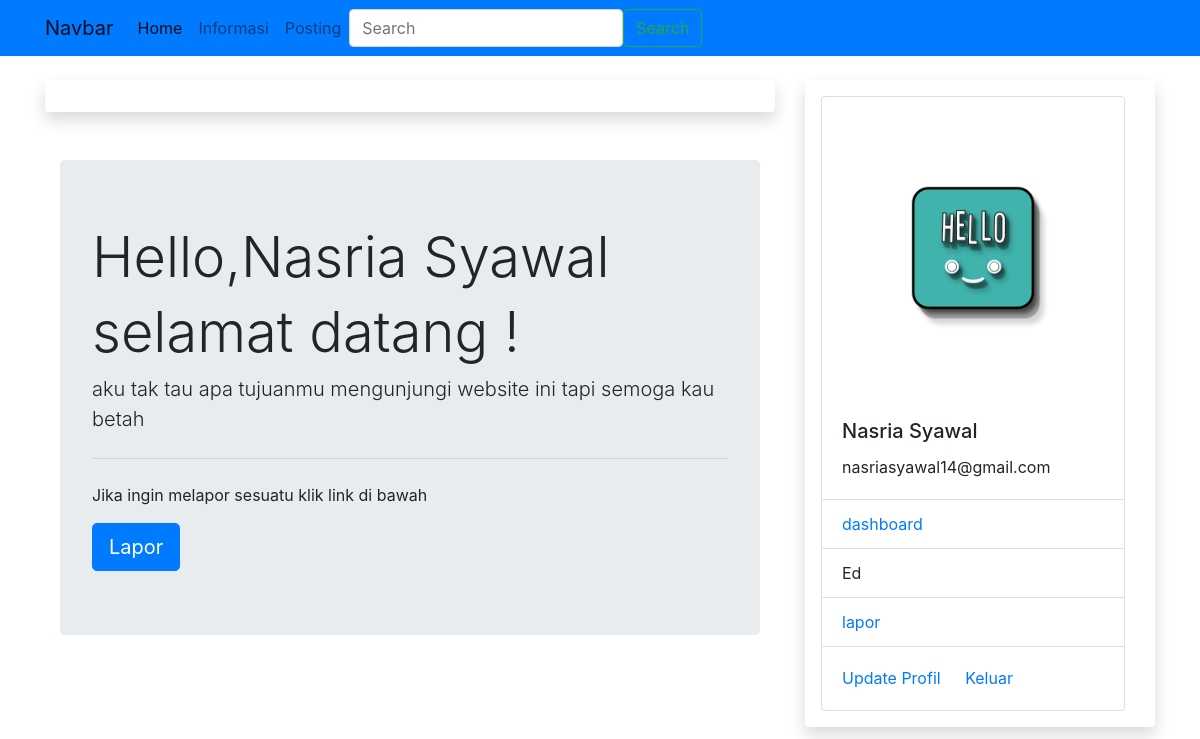
The app's page /akun (signed in) with its own data.
### sim/models.py (models this page shows, shortened)
class Tmahasiswa(db.Model,UserMixin): #tambahkan
    id = db.Column(db.Integer, primary_key=True)
    npm = db.Column(db.String(15), unique=True, nullable=False)
    nama = db.Column(db.String(20) , nullable=False)
    email = db.Column(db.String(20),unique=True, nullable=False)
    password = db.Column(db.String(60), nullable=False)
    kelas = db.Column(db.String(20), nullable=False)
    alamat = db.Column(db.String(100), nullable=False)
    foto = db.Column(db.String(20), nullable=False, default='default.jpg')
    pengaduans = db.relationship('Tpengaduan', backref='mahasiswa')#backref itu relasi/hubungan antar ttabel

### sim/mahasiswa/routes.py (the view)
@rmahasiswa.route("/akun")
@login_required # ini akan membuat halamanya hanya bisa dibuka saat user sudah login
def akun():
    return render_template('akun.html')

### sim/models.py (called while the page is built)
@login_manager.user_loader
def load_user(mahasiswa_id):
    return Tmahasiswa.query.get(int(mahasiswa_id))

### sim/templates/akun.html
{% extends "base.html" %}
{% block konten %}
<div class="container">
    <div class="jumbotron">
      <h1 class="display-4">Hello,{{current_user.nama}} </h1>
        <h1 class="display-4">selamat datang !</h1>
        <p class="lead">aku tak tau apa tujuanmu mengunjungi website ini tapi semoga kau betah </p>
        <hr class="my-4">
        <p>Jika ingin melapor sesuatu klik link di bawah</p>
        <a class="btn btn-primary btn-lg" href="{{url_for('rmahasiswa.laporan')}}" role="button">Lapor</a>
      </div>
</div>
{% endblock %}

### sim/templates/base.html (shortened to what this page needs)
<!DOCTYPE html>
<html>
<head>
    <link rel="stylesheet" type="text/css" href="{{url_for('static',filename="css/bootstrap.min.css")}}">
    <link rel="stylesheet" type="text/css" href="{{url_for('static',filename="css/style.css")}}">
</head>
<body>
  <nav class="navbar navbar-expand-lg navbar-light bg-primary">
    <div class="container">
          <a class="navbar-brand" href="#">Navbar</a>
          <div class="collapse navbar-collapse" id="navbarSupportedContent">
            <ul class="navbar-nav me-auto mb-2 mb-lg-0">
              <li class="nav-item">
                <a class="nav-link active" aria-current="page" href="{{url_for('rmahasiswa.rumah')}}">Home</a>
              </li>
              <li class="nav-item">
                <a class="nav-link" href="{{url_for("rmahasiswa.informasi")}}">Informasi</a>
              </li>
              {% if current_user.is_authenticated %}
              <li class="nav-item">
                <a class="nav-link" href="{{url_for("rmahasiswa.agenda_inf")}}">Posting</a>
              </li>
              {% else %}
              <li class="nav-item">
                  <a class="nav-link" href="{{url_for("rmahasiswa.login")}}">Login</a></li>
              {%endif%}
            </ul>
            <form class="d-flex">
              <input class="form-control me-2" type="search" placeholder="Search" aria-label="Search">
              <button class="btn btn-outline-success" type="submit">Search</button>
            </form>
          </div>
        </div>
      </nav>
      <div class="container mt-4">
        <div class="row">
          <div class="col-md-8">
            <div class="shadow p-3 mb-5 bg- rounded">
            </div>
            {% block konten %}
            {% endblock %}
        </div>
        <div class="col-md-4">
        <div class="shadow p-3 mb-5 bg- rounded">
          {% if current_user.is_authenticated %}
          <div class="card" style="width: 19rem;">
            <img src="{{url_for('static', filename= 'foto/'+current_user.foto )}} " class="card-img-top" alt="...">
            <div class="card-body">
              <h5 class="card-title">{{current_user.nama}}</h5>
              <p class="card-text">{{current_user.email}}</p>
            </div>
            <ul class="list-group list-group-flush">
              <li class="list-group-item"><a href="{{url_for('rmahasiswa.akun')}}">dashboard</a> </li>
              <li class="list-group-item">Ed</li>
              <li class="list-group-item">
                <a href="{{url_for('rmahasiswa.laporan')}}">lapor</a>
              </li>
            </ul>
            <div class="card-body">
              <a href="{{url_for('rmahasiswa.edit')}}" class="card-link">Update Profil</a>
              <a href="{{url_for('rmahasiswa.keluar')}}" class="card-link">Keluar</a>
            </div>
          </div>
          {% else %}
          <h1>Menu Lain</h1>
          <li>data mahasiswa</li>
          <li>data dosen</li>
          {% endif %}
          </div>
        </div>
      </div>
    </div>
  </body>
</html>

### records on screen
Tmahasiswa: nama "Nasria Syawal", foto (placeholder picture), email "nasriasyawal14@gmail.com"
